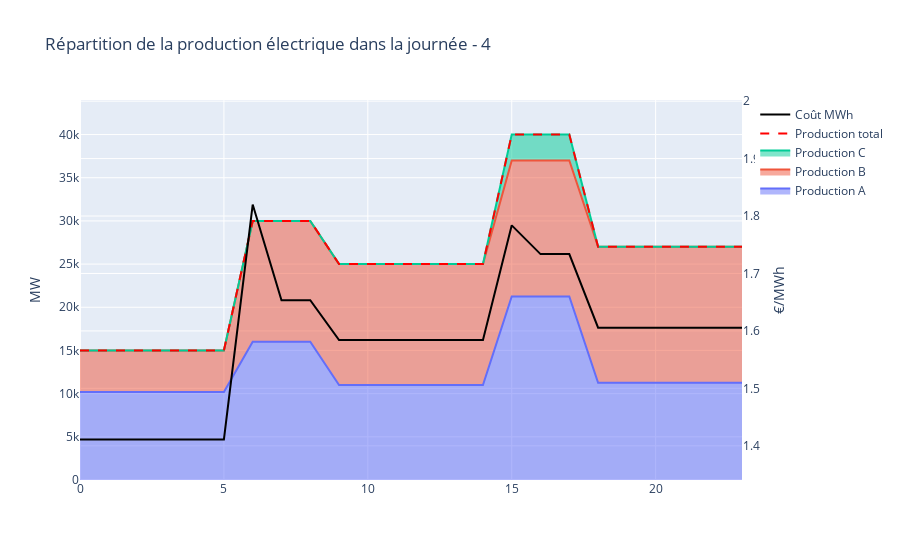

Source (notebook cell):
### Code cell
df = df_results22(dict_N=dict_N,dict_P=dict_P,dict_Nstart=dict_Nstart,dict_XX=dict_Thermique)
fig = Results_viz(df,dict_Thermique)
fig.update_layout(
    title = "Répartition de la production électrique dans la journée - 4"
)
fig.show()
fig.write_html("Répartition de la production électrique dans la journée - 4.html")

### Figure 1 — Plotly figure (JSON) as saved in the notebook; plotly's stock layout.template omitted (floating-point values rounded to 4 significant figures)
{"data": [{"fill": "tonexty", "name": "Production A", "type": "scatter", "x": [0, 1, 2, 3, 4, 5, 6, 7, 8, 9, 10, 11, 12, 13, 14, 15, 16, 17, 18, 19, 20, 21, 22, 23], "y": [10200.0, 10200.0, 10200.0, 10200.0, 10200.0, 10200.0, 16000.0, 16000, 16000, 11000.0, 11000.0, 11000.0, 11000.0, 11000.0, 11000.0, 21250, 21250, 21250, 11250.0, 11250.0, 11250.0, 11250.0, 11250.0, 11250.0]}, {"fill": "tonexty", "name": "Production B", "type": "scatter", "x": [0, 1, 2, 3, 4, 5, 6, 7, 8, 9, 10, 11, 12, 13, 14, 15, 16, 17, 18, 19, 20, 21, 22, 23], "y": [15000, 15000, 15000, 15000, 15000, 15000, 30000, 30000, 30000, 25000, 25000, 25000, 25000, 25000, 25000, 37000, 37000, 37000, 27000, 27000, 27000, 27000, 27000, 27000]}, {"fill": "tonexty", "name": "Production C", "type": "scatter", "x": [0, 1, 2, 3, 4, 5, 6, 7, 8, 9, 10, 11, 12, 13, 14, 15, 16, 17, 18, 19, 20, 21, 22, 23], "y": [15000, 15000, 15000, 15000, 15000, 15000, 30000, 30000, 30000, 25000, 25000, 25000, 25000, 25000, 25000, 40000, 40000, 40000, 27000, 27000, 27000, 27000, 27000, 27000]}, {"line": {"color": "red", "dash": "dash"}, "name": "Production total", "type": "scatter", "x": [0, 1, 2, 3, 4, 5, 6, 7, 8, 9, 10, 11, 12, 13, 14, 15, 16, 17, 18, 19, 20, 21, 22, 23], "y": [15000, 15000, 15000, 15000, 15000, 15000, 30000, 30000, 30000, 25000, 25000, 25000, 25000, 25000, 25000, 40000, 40000, 40000, 27000, 27000, 27000, 27000, 27000, 27000]}, {"line": {"color": "black"}, "name": "Coût MWh", "type": "scatter", "x": [0, 1, 2, 3, 4, 5, 6, 7, 8, 9, 10, 11, 12, 13, 14, 15, 16, 17, 18, 19, 20, 21, 22, 23], "y": [1.411, 1.411, 1.411, 1.411, 1.411, 1.411, 1.82, 1.653, 1.653, 1.584, 1.584, 1.584, 1.584, 1.584, 1.584, 1.784, 1.734, 1.734, 1.606, 1.606, 1.606, 1.606, 1.606, 1.606], "yaxis": "y2"}], "layout": {"hovermode": "x", "title": {"text": "Répartition de la production électrique dans la journée - 4"}, "yaxis": {"range": [0, 44000], "title": {"text": "MW"}}, "yaxis2": {"anchor": "free", "overlaying": "y", "position": 1, "range": [1.34, 2.002], "side": "right", "title": {"text": "€/MWh"}}}}
